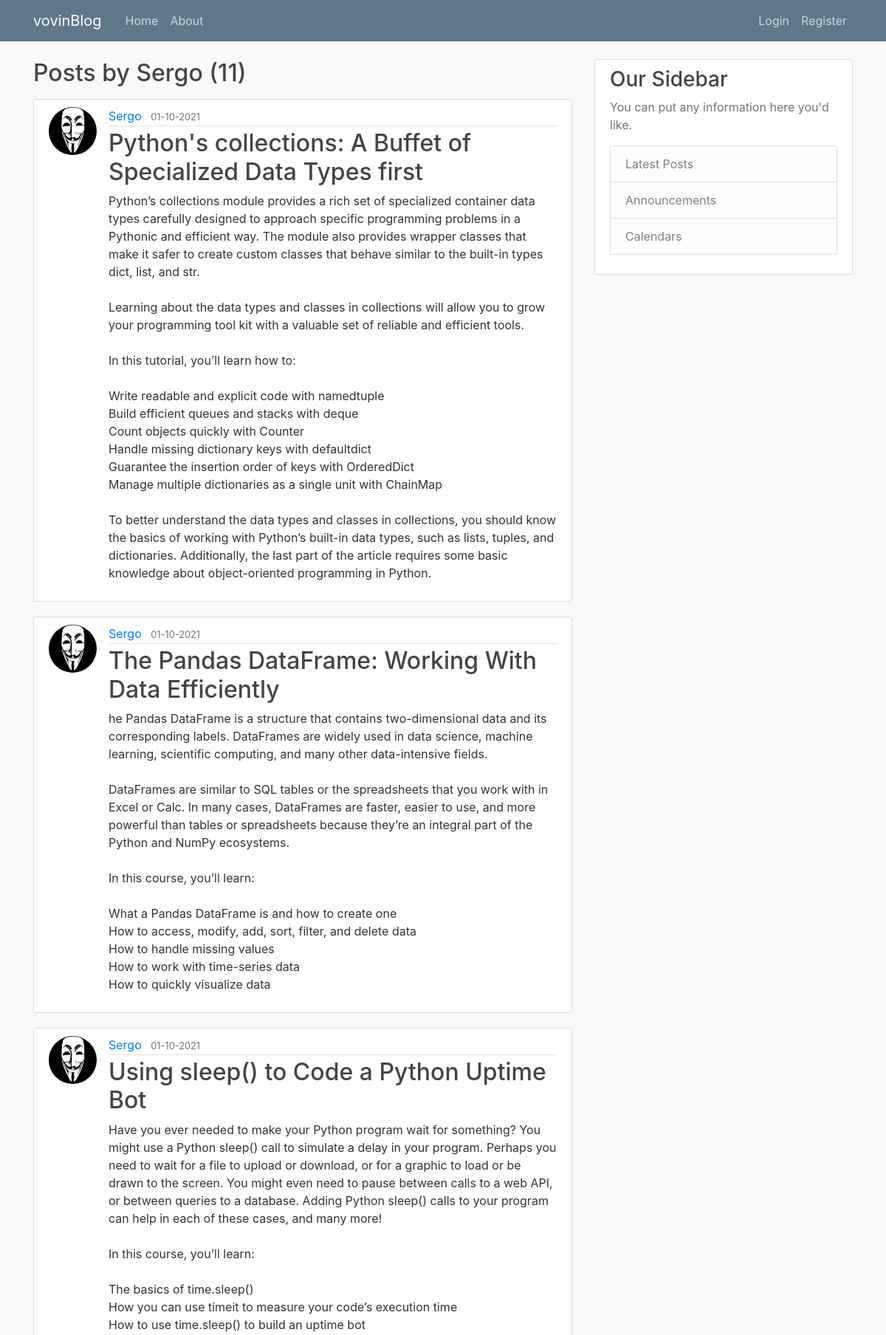
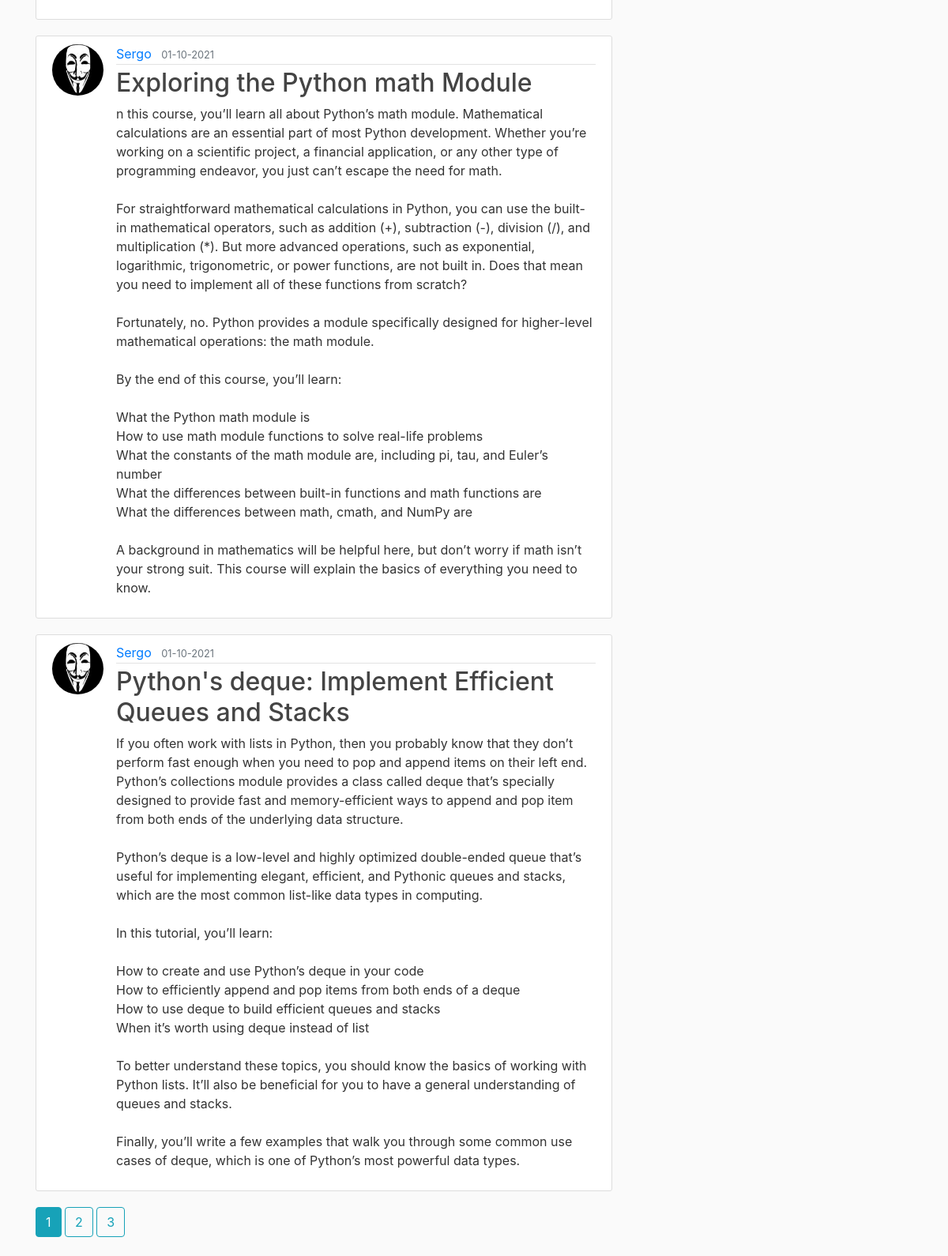
Before: /user/Sergo with the older database file (2 pictures, top to bottom).
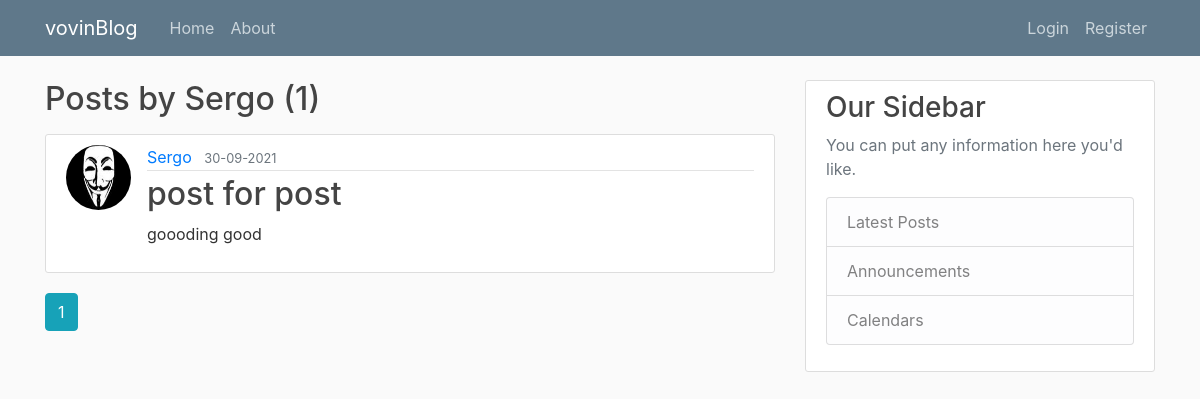
After: the same page with the newer database file.
### app/models.py (models this page shows, shortened)
class User(db.Model, UserMixin):
    id = db.Column(
        db.Integer,
        primary_key=True,
    )
    username = db.Column(db.String(20), unique=True, nullable=False)
    email = db.Column(db.String(120), unique=True, nullable=False)
    image_file = db.Column(db.String(20), nullable=False, default="default.jpg")
    password = db.Column(db.String(60), nullable=False)
    posts = db.relationship("Post", backref="author", lazy=True)

class Post(db.Model):
    id = db.Column(db.Integer, primary_key=True)
    title = db.Column(db.String(100), nullable=False)
    date_posted = db.Column(db.DateTime, nullable=False, default=datetime.utcnow)
    content = db.Column(db.Text, nullable=False)
    user_id = db.Column(db.Integer, db.ForeignKey("user.id"), nullable=False)

### app/users/views.py (the view)
@users.route("/user/<string:username>")
def user_posts(username):
    page = request.args.get("page", 1, type=int)
    user = User.query.filter_by(username=username).first_or_404()
    posts = (
        Post.query.filter_by(author=user)
        .order_by(Post.date_posted.desc())
        .paginate(page=page, per_page=5)
    )
    return render_template("user_posts.html", posts=posts, user=user)

### app/templates/user_posts.html (shortened to what this page needs)
{% extends "layout.html" %}
{% block content %}
<h2 class="mb-3">Posts by {{ user.username }} ({{ posts.total }})</h2>
{% for post in posts.items %}
<article class="media content-section">
    <img class="rounded-circle article-img"
        src="{{ url_for('static', filename='profile_pics/' + post.author.image_file) }}">
    <div class="media-body">
        <div class="article-metadata">
            <a class="mr-2" href="{{ url_for('users.user_posts', username=post.author.username) }}">{{
                post.author.username
                }}</a>
            <small class="text-muted">{{ post.date_posted.strftime('%d-%m-%Y') }}</small>
        </div>
        <h2><a class="article-title" href="{{ url_for('posts.post', post_id=post.id) }}">{{ post.title }}</a></h2>
        <p class="article-content">{{ post.content }}</p>
    </div>
</article>
{% endfor %}
{% for page_num in posts.iter_pages(left_edge=1, right_edge=1, left_current=1, right_current=2) %}
{% if page_num %}
{% if posts.page == page_num %}
<a class="btn btn-info mb-4" href="{{ url_for('users.user_posts', username=user.username, page=page_num) }}">{{ page_num
    }}</a>
{% else %}
<a class="btn btn-outline-info mb-4" href="{{ url_for('users.user_posts', username=user.username, page=page_num) }}">{{
    page_num }}</a>
{% endif %}
{% endif %}
{% endfor %}
{% endblock %}

### app/templates/layout.html (shortened to what this page needs)
<!DOCTYPE html>
<html lang="en">
<head>
    <link rel="stylesheet" href="https://maxcdn.bootstrapcdn.com/bootstrap/4.0.0/css/bootstrap.min.css"
>
    <link rel="stylesheet" type="text/css" href="{{ url_for('static', filename='main.css') }}">
</head>
<body>
    <header class="site-header">
        <nav class="navbar navbar-expand-md navbar-dark bg-steel fixed-top">
            <div class="container">
                <a class="navbar-brand mr-4" href="{{ url_for('main.home') }}">vovinBlog</a>
                <div class="collapse navbar-collapse" id="navbarToggle">
                    <div class="navbar-nav mr-auto">
                        <a class="nav-item nav-link" href="{{ url_for('main.home') }}">Home</a>
                        <a class="nav-item nav-link" href="{{ url_for('main.about') }}">About</a>
                    </div>
                    <div class="navbar-nav">
                        {% if current_user.is_authenticated %}
                        <a class="nav-item nav-link" href="{{ url_for('posts.new_post') }}">New Post</a>
                        <a class="nav-item nav-link" href="{{ url_for('users.account') }}">Account</a>
                        <a class="nav-item nav-link" href="{{ url_for('users.logout') }}">Logout</a>
                        {% else %}
                        <a class="nav-item nav-link" href="{{ url_for('users.login') }}">Login</a>
                        <a class="nav-item nav-link" href="{{ url_for('users.register') }}">Register</a>
                        {% endif %}
                    </div>
                </div>
            </div>
        </nav>
    </header>
    <main role="main" class="container">
        <div class="row">
            <div class="col-md-8">
                {% block content %}{% endblock %}
            </div>
            <div class="col-md-4">
                <div class="content-section">
                    <h3>Our Sidebar</h3>
                    <p class='text-muted'>You can put any information here you'd like.
                    <ul class="list-group">
                        <li class="list-group-item list-group-item-light">Latest Posts</li>
                        <li class="list-group-item list-group-item-light">Announcements</li>
                        <li class="list-group-item list-group-item-light">Calendars</li>
                    </ul>
                    </p>
                </div>
            </div>
        </div>
    </main>
</body>
</html>

### app/static/main.css (style rules this page uses)
body { background: #fafafa; color: #333333; margin-top: 5rem; }
h1, h2, h3, h4, h5, h6 { color: #444444; }
.bg-steel { background-color: #5f788a; }
.site-header .navbar-nav .nav-link { color: #cbd5db; }
.content-section { background: #ffffff; padding: 10px 20px; border: 1px solid #dddddd; border-radius: 3px; margin-bottom: 20px; }
.article-title { color: #444444; }
.article-content { white-space: pre-line; }
.article-img { height: 65px; width: 65px; margin-right: 16px; }
.article-metadata { padding-bottom: 1px; margin-bottom: 4px; border-bottom: 1px solid #e3e3e3 }

Changed rows visible on the page:
removed Post: image_file (picture), author.username "Sergo", date_posted "01-10-2021", title "Python's collections: A Buffet of Specialized Data Types first", content "Python’s collections module provides a rich set of specialized container data types carefully designed to approach specific programming problems in a Pythonic and efficient way. The module also provides wrapper classes that make it safer to create custom classes that behave similar to the built-in types dict, list, and str. Learning about the data types and classes in collections will allow you to grow your programming tool kit with a valuable set of reliable and efficient tools. In this tutorial, you’ll learn how to: Write readable and explicit code with namedtuple Build efficient queues and stacks with deque Count objects quickly with Counter Handle missing dictionary keys with…"
removed Post: image_file (picture), author.username "Sergo", date_posted "01-10-2021", title "The Pandas DataFrame: Working With Data Efficiently", content "he Pandas DataFrame is a structure that contains two-dimensional data and its corresponding labels. DataFrames are widely used in data science, machine learning, scientific computing, and many other data-intensive fields. DataFrames are similar to SQL tables or the spreadsheets that you work with in Excel or Calc. In many cases, DataFrames are faster, easier to use, and more powerful than tables or spreadsheets because they’re an integral part of the Python and NumPy ecosystems. In this course, you’ll learn: What a Pandas DataFrame is and how to create one How to access, modify, add, sort, filter, and delete data How to handle missing values How to work with time-series data How to quickly…"
removed Post: image_file (picture), author.username "Sergo", date_posted "01-10-2021", title "Using sleep() to Code a Python Uptime Bot", content "Have you ever needed to make your Python program wait for something? You might use a Python sleep() call to simulate a delay in your program. Perhaps you need to wait for a file to upload or download, or for a graphic to load or be drawn to the screen. You might even need to pause between calls to a web API, or between queries to a database. Adding Python sleep() calls to your program can help in each of these cases, and many more! In this course, you’ll learn: The basics of time.sleep() How you can use timeit to measure your code’s execution time How to use time.sleep() to build an uptime bot"
removed Post: image_file (picture), author.username "Sergo", date_posted "01-10-2021", title "Exploring the Python math Module", content "n this course, you’ll learn all about Python’s math module. Mathematical calculations are an essential part of most Python development. Whether you’re working on a scientific project, a financial application, or any other type of programming endeavor, you just can’t escape the need for math. For straightforward mathematical calculations in Python, you can use the built-in mathematical operators, such as addition (+), subtraction (-), division (/), and multiplication (*). But more advanced operations, such as exponential, logarithmic, trigonometric, or power functions, are not built in. Does that mean you need to implement all of these functions from scratch? Fortunately, no. Python provides…"
removed Post: image_file (picture), author.username "Sergo", date_posted "01-10-2021", title "Python's deque: Implement Efficient Queues and Stacks", content "If you often work with lists in Python, then you probably know that they don’t perform fast enough when you need to pop and append items on their left end. Python’s collections module provides a class called deque that’s specially designed to provide fast and memory-efficient ways to append and pop item from both ends of the underlying data structure. Python’s deque is a low-level and highly optimized double-ended queue that’s useful for implementing elegant, efficient, and Pythonic queues and stacks, which are the most common list-like data types in computing. In this tutorial, you’ll learn: How to create and use Python’s deque in your code How to efficiently append and pop items from both…"
now on this page (row unchanged): Post: image_file (picture), author.username "Sergo", date_posted "30-09-2021", title "post for post", content "goooding good"
Other visible differences:
{{ posts.total }}: "11" → "1"
list line gone: "2"
list line gone: "3"
